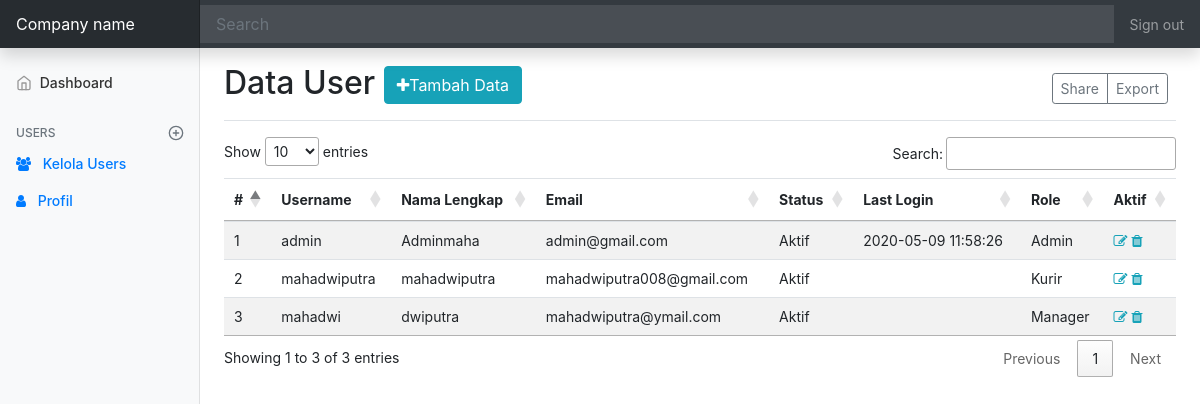
Screenshot of /tugas/syn_cepat/admin/index.php?page=users (signed in) with the database file from the repository.
### tables this page shows
CREATE TABLE `users` (
  `id_user` int(11) NOT NULL,
  `username` varchar(100) DEFAULT NULL,
  `email` varchar(100) DEFAULT NULL,
  `password` varchar(100) DEFAULT NULL,
  `created_at` timestamp NULL DEFAULT NULL,
  `updated_at` timestamp NULL DEFAULT NULL,
  `login_at` timestamp NULL DEFAULT NULL,
  `aktif` enum('Y','N') DEFAULT NULL,
  `id_role` int(1) DEFAULT NULL
);

CREATE TABLE `users_profile` (
  `id_profil` int(11) NOT NULL,
  `nama_depan` varchar(50) DEFAULT NULL,
  `nama_belakang` varchar(50) DEFAULT NULL,
  `tgl_lahir` date DEFAULT NULL,
  `jk` enum('Pria','Wanita') DEFAULT NULL,
  `alamat` varchar(200) DEFAULT NULL,
  `kontak` varchar(20) DEFAULT NULL,
  `foto` varchar(100) DEFAULT 'default.png',
  `id_user` int(11) DEFAULT NULL
);

CREATE TABLE `users_role` (
  `id_role` int(1) NOT NULL,
  `role` enum('Admin','Kurir','Customer','Manager') NOT NULL
);

### tugas/syn_cepat/admin/koneksi/function-admin.php (called while the page is built, shortened)
<?php
require '../koneksi/koneksi.php';
function dataUsers()
{
  global $konek;
  $data = [];
  $sql = "SELECT * FROM users inner join users_profile on users.id_user=users_profile.id_user inner join users_role on users.id_role=users_role.id_role";
  $query = mysqli_query($konek, $sql);
  while ($x = mysqli_fetch_assoc($query)) {
    $data[] = $x;
  }
  return $data;
}

### tugas/syn_cepat/admin/view/users.php (the view, shortened to what this page needs)
<div class="d-flex justify-content-between flex-wrap flex-md-nowrap align-items-center pt-3 pb-2 mb-3 border-bottom">
  <h1 class="h2">Data User <a href="#" class="btn btn-info" data-toggle="modal" data-target="#exampleModal"><i class="fa fa-plus"></i>Tambah Data</a>
  </h1>
  <div class="btn-toolbar mb-2 mb-md-0">
    <div class="btn-group mr-2">
      <button type="button" class="btn btn-sm btn-outline-secondary">Share</button>
      <button type="button" class="btn btn-sm btn-outline-secondary">Export</button>
    </div>
  </div>
</div>
<div class="table-responsive">
  <table class="table table-striped table-sm" id="myTable">
    <thead>
      <tr>
        <th>#</th>
        <th>Username</th>
        <th>Nama Lengkap</th>
        <th>Email</th>
        <th>Status</th>
        <th>Last Login</th>
        <th>Role</th>
        <th>Aktif</th>
      </tr>
    </thead>
    <tbody>
      <?php $no = 1 ?>
      <?php foreach (dataUsers() as $user) : ?>
        <tr>
          <td><?= $no++ ?></td>
          <td><?= $user['username'] ?></td>
          <td><?= $user['nama_depan'] . '' . $user['nama_belakang'] ?></td>
          <td><?= $user['email'] ?> </td>
          <td><?= $user['aktif'] == 'Y' ? 'Aktif' : 'Tidak Aktif' ?></td>
          <td><?= $user['login_at'] ?></td>
          <td><?= $user['role'] ?></td>
          <td>
            <a href="?page=users&aksi=edit&id=<?= $user['id_user'] ?>" title="Edit Data <?= $user['username'] ?>"><i class="fa fa-edit text-info"></i></a>
            <a href="?page=act-users&aksi=delete&id=<?= $user['id_user'] ?>" onclick="return confirm('Yakin ingin menghapus data <?= $user['username'] ?> ?') "><i class="fa fa-trash text-info"></i></a></td>
        </tr>
      <?php endforeach ?>
    </tbody>
  </table>
</div>
</main>

### tugas/syn_cepat/css/dashboard.css (style rules this page uses)
body { font-size: .875rem; }

### rows the page displays
users: username "admin", users_profile.nama_depan "Admin", users_profile.nama_belakang "maha", email "admin@gmail.com", aktif "Aktif", login_at "2020-05-09 11:58:26", id_role.role "Admin"
users: username "mahadwiputra", users_profile.nama_depan "mahadwi", users_profile.nama_belakang "putra", email "mahadwiputra008@gmail.com", aktif "Aktif", id_role.role "Kurir"
users: username "mahadwi", users_profile.nama_depan "dwi", users_profile.nama_belakang "putra", email "mahadwiputra@ymail.com", aktif "Aktif", id_role.role "Manager"
